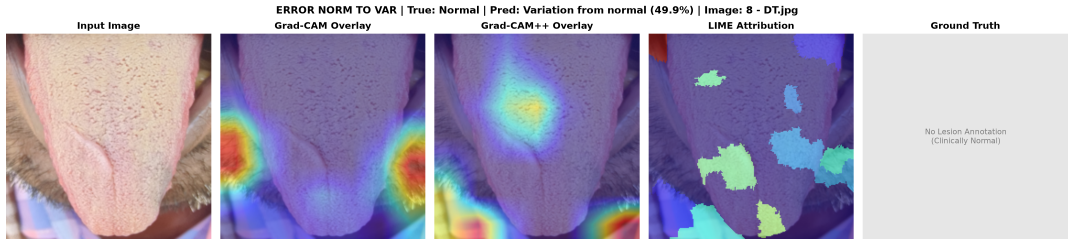
#> input picture results/phase7/representative_cases/error_norm_to_var.png, 3222 x 735 px (shown at 1/3 size)
$ python generate_final_figures.py
#> lines starting #> are read from the running program, lines starting #| are printed output that depends on the picture
"""Phase 9: Publication-Quality Figures & Tables Generator.

Generates Figures 1-9 and Tables 1-9 strictly from existing locked artifacts
in results/splits, results/phase5, results/phase6, results/phase7, and results/phase8.
Does not invent or modify any underlying experimental data.
"""

from __future__ import annotations

import csv
import json
import os
import shutil
from pathlib import Path

import matplotlib
matplotlib.use("Agg")
import matplotlib.pyplot as plt
import matplotlib.patches as patches
import numpy as np
from PIL import Image

REPO_ROOT = Path(__file__).resolve().parent.parent
FINAL_DIR = REPO_ROOT / "results/final"
FIG_DIR = FINAL_DIR / "final_figures"
TAB_DIR = FINAL_DIR / "final_tables"

FIG_DIR.mkdir(parents=True, exist_ok=True)
TAB_DIR.mkdir(parents=True, exist_ok=True)

# Set high-resolution publication styling
plt.rcParams.update({
    "font.family": "sans-serif",
    "font.sans-serif": ["DejaVu Sans", "Arial", "Helvetica"],
    "font.size": 10,
    "axes.titlesize": 11,
    "axes.labelsize": 10,
    "xtick.labelsize": 9,
    "ytick.labelsize": 9,
    "figure.titlesize": 13,
    "figure.dpi": 300,
    "savefig.dpi": 300,
    "savefig.bbox": "tight",
})

# Class Colors
CLASS_COLORS = {
    "Normal": "#10b981",              # Emerald green
    "Variation from normal": "#8b5cf6", # Purple
    "OPMD": "#06b6d4",                 # Cyan
    "Oral Cancer": "#f43f5e",          # Rose/Red
}

CLASS_NAMES = ["Normal", "Variation from normal", "OPMD", "Oral Cancer"]
SHORT_CLASSES = ["Normal", "Variation", "OPMD", "OSCC"]


# ===========================================================================
# FIGURE 1: COMPLETE SYSTEM ARCHITECTURE / WORKFLOW
# ===========================================================================
def generate_figure_1():
    print("[Generating Figure 1] System Architecture Diagram...")
    fig, ax = plt.subplots(figsize=(14, 7))
    ax.axis("off")

    # Background canvas
    ax.set_xlim(0, 14)
    ax.set_ylim(0, 7)

    def draw_box(x, y, w, h, title, subtitle, color, bg_color="#f8fafc", edge_style="-"):
        rect = patches.FancyBboxPatch(
            (x, y), w, h, boxstyle="round,pad=0.15",
            edgecolor=color, facecolor=bg_color, lw=2, ls=edge_style
        )
        ax.add_patch(rect)
        ax.text(x + w / 2, y + h - 0.35, title, ha="center", va="top",
                fontweight="bold", fontsize=10.5, color="#0f172a")
        if subtitle:
            ax.text(x + w / 2, y + h / 2 - 0.1, subtitle, ha="center", va="center",
                    fontsize=8.5, color="#475569", multialignment="center")

    def draw_arrow(x1, y1, x2, y2, label=""):
        ax.annotate(
            "", xy=(x2, y2), xytext=(x1, y1),
            arrowprops=dict(arrowstyle="->", lw=2, color="#0284c7")
        )
        if label:
            ax.text((x1 + x2) / 2, (y1 + y2) / 2 + 0.15, label,
                    ha="center", va="bottom", fontsize=8, color="#0284c7", fontweight="bold")

    # Stage 1: Input & Preprocessing
    draw_box(0.5, 4.0, 2.5, 2.4, "1. Input & Preprocessing",
             "Clinical Photo (RGB)\n↓\nBilinear Resize: 224x224\nRange: [0.0, 255.0] float32\n(Phase 5 Locked Preprocessing)",
             "#0284c7")

    draw_arrow(3.0, 5.2, 3.8, 5.2)

    # Stage 2: Convolutional Backbone
    draw_box(3.8, 3.8, 3.2, 2.8, "2. Neural Backbone",
             "EfficientNetB0 (ImageNet)\nInput: (None, 224, 224, 3)\nConv Blocks: MBConv1 - MBConv6\nLayer: top_activation (7x7x1280)\nHead: GAP + Dropout(0.3) + Dense(4)",
             "#059669")

    draw_arrow(7.0, 5.2, 7.8, 5.2)

    # Stage 3: Softmax Classification
    draw_box(7.8, 4.0, 2.6, 2.4, "3. Multiclass Output",
             "Softmax Probabilities:\n• Normal (p0)\n• Variation (p1)\n• OPMD (p2)\n• Oral Cancer (p3)\nSum = 1.0000",
             "#7c3aed")

    # Stage 4: Dual-Stream XAI Engine
    draw_box(3.8, 0.6, 6.6, 2.5, "4. Explainable AI (XAI) Suite (Phase 7 & 8 Parity)",
             "Dual-Stream Saliency from 'top_activation' (7x7x1280):\n"
             "• Grad-CAM (1st-Order Gradients)\n"
             "• Exact Grad-CAM++ (3rd-Order Closed-Form Gradients)\n"
             "• LIME (Quickshift Superpixel Perturbations Querying Model)",
             "#d97706")

    # Arrows to XAI
    draw_arrow(5.4, 3.8, 5.4, 3.1, "Feature Maps & Gradients")
    draw_arrow(9.1, 4.0, 9.1, 3.1, "Target Logits")

    # Stage 5: Workstation UI Deployment
    draw_box(11.0, 1.8, 2.6, 4.6, "5. Web Workstation",
             "Phase 8 Deployment:\nStandalone Flask Server\n\n• Live Telemetry HUD\n• 4-Class Probability Bars\n• Viewport Modality Switcher\n• Comparison Pipeline\n• Medical Research Disclaimer\n• JSON Diagnostic Export",
             "#dc2626")

    draw_arrow(10.4, 5.2, 11.0, 5.2)
    draw_arrow(10.4, 1.85, 11.0, 2.5)

    ax.text(7.0, 6.8, "Explainable Deep Learning Framework for Oral Lesion Classification",
            ha="center", va="top", fontsize=13, fontweight="bold", color="#0f172a")

    fig.savefig(FIG_DIR / "fig1_system_architecture.png")
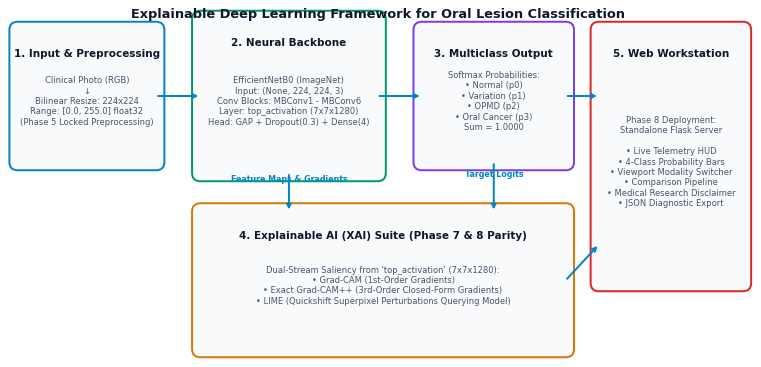
#> figure drawn by matplotlib, 1 panel
    plt.close(fig)
    print("  [OK] Figure 1 saved.")


# ===========================================================================
# FIGURE 2: CLASS DISTRIBUTION & SPLIT BREAKDOWN
# ===========================================================================
def generate_figure_2():
    print("[Generating Figure 2] Dataset Class & Split Distribution...")
    fig, (ax1, ax2) = plt.subplots(1, 2, figsize=(13, 5))

    classes = ["Normal", "Variation from normal", "OPMD", "Oral Cancer"]
    counts = [2145, 179, 125, 20]
    total = sum(counts)
    colors = [CLASS_COLORS[c] for c in classes]

    # Panel A: Overall Dataset Imbalance
    bars = ax1.bar(SHORT_CLASSES, counts, color=colors, width=0.55, edgecolor="#0f172a", lw=1)
    ax1.set_title("A. Dataset Class Imbalance (N = 2,469)", fontweight="bold")
    ax1.set_ylabel("Image Count")
    ax1.set_yscale("log")
    ax1.set_ylim(1, 4000)
    ax1.grid(axis="y", linestyle="--", alpha=0.5)

    for bar, count in zip(bars, counts):
        pct = (count / total) * 100
        ax1.text(bar.get_x() + bar.get_width() / 2, bar.get_height() * 1.15,
                 f"{count:,}\n({pct:.1f}%)", ha="center", va="bottom", fontsize=8.5, fontweight="bold")

    # Panel B: Split Distribution
    split_names = ["Train", "Validation", "Test"]
    split_counts = {
        "Normal": [1500, 323, 322],
        "Variation from normal": [125, 27, 27],
        "OPMD": [87, 19, 19],
        "Oral Cancer": [14, 3, 3],
    }

    x = np.arange(len(split_names))
    width = 0.18
    for i, (cls_name, c_list) in enumerate(split_counts.items()):
        offset = (i - 1.5) * width
        rects = ax2.bar(x + offset, c_list, width, label=cls_name, color=CLASS_COLORS[cls_name], edgecolor="#0f172a", lw=0.8)
        for rect in rects:
            h = rect.get_height()
            ax2.text(rect.get_x() + rect.get_width() / 2, h + 15, str(h), ha="center", va="bottom", fontsize=7.5)

    ax2.set_title("B. Patient-Stratified Partition Distribution", fontweight="bold")
    ax2.set_xticks(x)
    ax2.set_xticklabels(["Train (N=1,726)\n232 Patients", "Val (N=372)\n48 Patients", "Test (N=371)\n49 Patients"])
    ax2.set_ylabel("Image Count")
    ax2.set_ylim(0, 1750)
    ax2.legend(loc="upper right", frameon=True, fontsize=8.5)
    ax2.grid(axis="y", linestyle="--", alpha=0.5)

    plt.tight_layout()
    fig.savefig(FIG_DIR / "fig2_class_distribution.png")
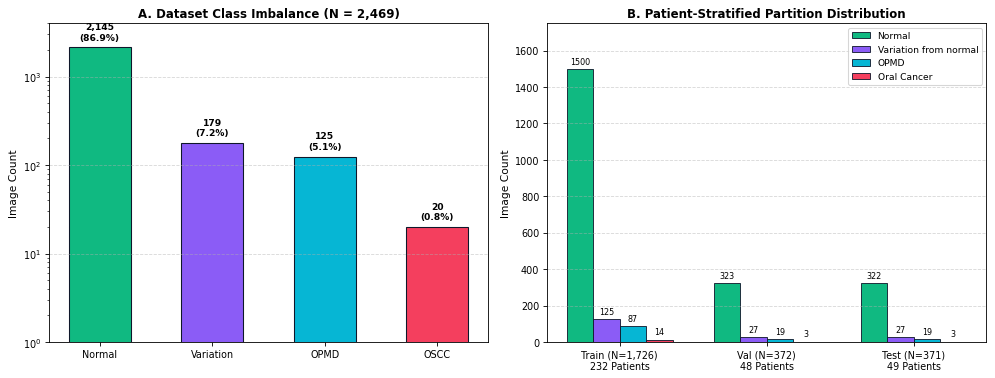
#> figure drawn by matplotlib, 2 panels; panel 1: tallest bar 2145 high, from x = -0.275 to 0.275; panel 2: tallest bar 1500 high, from x = -0.36 to -0.18; panel 2: tallest bar 125 high, from x = -0.18 to 0; panel 2: tallest bar 87 high, from x = -1.39e-17 to 0.18
    plt.close(fig)
    print("  [OK] Figure 2 saved.")


# ===========================================================================
# FIGURE 3: CONFUSION MATRICES (EFFICIENTNETB0 vs MOBILENETV2)
# ===========================================================================
def generate_figure_3():
    print("[Generating Figure 3] Confusion Matrices Comparison...")
    fig, axes = plt.subplots(1, 2, figsize=(13, 5.5))

    # Locked Phase 5 / Phase 6 test confusion matrices
    cm_eff = np.array([
        [239, 57, 24, 2],
        [4, 14, 9, 0],
        [0, 4, 15, 0],
        [1, 0, 0, 2]
    ])

    cm_mob = np.array([
        [260, 54, 5, 3],
        [6, 17, 4, 0],
        [1, 8, 10, 0],
        [0, 0, 1, 2]
    ])

    cms = [("A. EfficientNetB0 (Selected Validation Checkpoint)", cm_eff),
           ("B. MobileNetV2 (Alternative Baseline)", cm_mob)]

    for idx, (title, cm) in enumerate(cms):
        ax = axes[idx]
        cm_norm = cm.astype(float) / cm.sum(axis=1, keepdims=True)
        im = ax.imshow(cm_norm, interpolation="nearest", cmap="Blues", vmin=0, vmax=1)
        ax.set_title(title, fontweight="bold", fontsize=10.5)
        ax.set_xticks(range(4))
        ax.set_yticks(range(4))
        ax.set_xticklabels(SHORT_CLASSES, rotation=35, ha="right")
        ax.set_yticklabels(SHORT_CLASSES)
        ax.set_ylabel("True Category" if idx == 0 else "")
        ax.set_xlabel("Predicted Category")

        for i in range(4):
            for j in range(4):
                val = cm[i, j]
                norm_val = cm_norm[i, j]
                color = "white" if norm_val > 0.5 else "black"
                ax.text(j, i, f"{val}\n({norm_val:.1%})", ha="center", va="center", color=color, fontsize=8.5, fontweight="bold")

    plt.colorbar(im, ax=axes.ravel().tolist(), fraction=0.025, pad=0.04, label="Class-Normalized Sensitivity")
    plt.tight_layout()
    fig.savefig(FIG_DIR / "fig3_confusion_matrices.png")
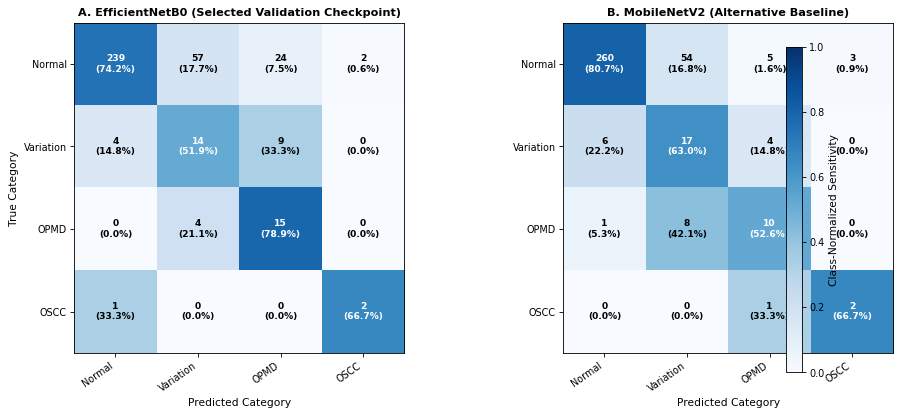
#> figure drawn by matplotlib, 3 panels
    plt.close(fig)
    print("  [OK] Figure 3 saved.")


# ===========================================================================
# FIGURE 4: MODEL PERFORMANCE COMPARISON
# ===========================================================================
def generate_figure_4():
    print("[Generating Figure 4] Model Metric Comparison...")
    fig, (ax1, ax2) = plt.subplots(1, 2, figsize=(13, 5))

    models = ["Custom CNN", "MobileNetV2", "EfficientNetB0*"]
    val_macro_f1 = [0.2324, 0.4624, 0.4709]
    test_acc = [86.79, 77.90, 72.78]
    test_macro_f1 = [0.2323, 0.5541, 0.5346]
    test_weighted_f1 = [0.8066, 0.8199, 0.7805]
    test_kappa = [0.0000, 0.3809, 0.3324]

    # Panel A: Overall Test Metrics
    x = np.arange(len(models))
    w = 0.2
    ax1.bar(x - 1.5 * w, [m * 100 for m in val_macro_f1], w, label="Val Macro F1 (Selection Metric)", color="#f59e0b")
    ax1.bar(x - 0.5 * w, test_acc, w, label="Test Accuracy", color="#3b82f6")
    ax1.bar(x + 0.5 * w, [m * 100 for m in test_macro_f1], w, label="Test Macro F1", color="#10b981")
    ax1.bar(x + 1.5 * w, [m * 100 for m in test_weighted_f1], w, label="Test Weighted F1", color="#8b5cf6")

    ax1.set_title("A. Cross-Model Generalization Metrics", fontweight="bold")
    ax1.set_xticks(x)
    ax1.set_xticklabels(models)
    ax1.set_ylabel("Score (%)")
    ax1.set_ylim(0, 105)
    ax1.legend(loc="upper left", fontsize=8)
    ax1.grid(axis="y", linestyle="--", alpha=0.5)

    # Panel B: Per-Class F1 Comparison (MobileNetV2 vs EfficientNetB0)
    f1_mob = [0.8829, 0.3208, 0.5128, 0.5000]
    f1_eff = [0.8445, 0.2745, 0.4478, 0.5714]

    x_cls = np.arange(4)
    w_cls = 0.35
    ax2.bar(x_cls - w_cls / 2, [f * 100 for f in f1_mob], w_cls, label="MobileNetV2", color="#64748b")
    ax2.bar(x_cls + w_cls / 2, [f * 100 for f in f1_eff], w_cls, label="EfficientNetB0 (Selected)", color="#059669")

    ax2.set_title("B. Per-Class Test F1-Score Comparison", fontweight="bold")
    ax2.set_xticks(x_cls)
    ax2.set_xticklabels(["Normal\n(N=322)", "Variation\n(N=27)", "OPMD\n(N=19)", "OSCC\n(N=3)*"])
    ax2.set_ylabel("F1 Score (%)")
    ax2.set_ylim(0, 105)
    ax2.legend(loc="upper right", fontsize=8.5)
    ax2.grid(axis="y", linestyle="--", alpha=0.5)

    # Highlight selection rule note
    ax1.text(0.5, -0.15, "*EfficientNetB0 was chosen by Validation Macro F1 (47.09%) to avoid majority-class accuracy bias.",
             ha="center", va="top", transform=ax1.transAxes, fontsize=8, style="italic", color="#475569")
    ax2.text(0.5, -0.15, "*OSCC test support is N=3 images; metric is a low statistical power estimate.",
             ha="center", va="top", transform=ax2.transAxes, fontsize=8, style="italic", color="#dc2626")

    plt.tight_layout()
    fig.savefig(FIG_DIR / "fig4_model_performance.png")
    plt.close(fig)
    print("  [OK] Figure 4 saved.")


# ===========================================================================
# FIGURE 5: GRAD-CAM vs GRAD-CAM++ vs LIME EXAMPLES
# ===========================================================================
def generate_figure_5():
    print("[Generating Figure 5] XAI Modality Comparison (Representative Case)...")
    # Use existing Phase 7 correct OPMD case
    src_img = REPO_ROOT / "results/phase7/representative_cases/correct_opmd.png"
    if src_img.exists():
        shutil.copyfile(src_img, FIG_DIR / "fig5_xai_method_comparison.png")
    else:
        # Fallback multi-panel
        fig, ax = plt.subplots(figsize=(8, 6))
        ax.text(0.5, 0.5, "Figure 5: XAI Methods Comparison", ha="center")
        fig.savefig(FIG_DIR / "fig5_xai_method_comparison.png")
        plt.close(fig)
    print("  [OK] Figure 5 saved.")


# ===========================================================================
# FIGURE 6: EXPERT LESION MASK VS MODEL EXPLANATIONS
# ===========================================================================
def generate_figure_6():
    print("[Generating Figure 6] Expert Lesion Mask vs Model Explanations...")
    # Use existing Phase 7 correct OSCC case (displays VIA Ground Truth vs Grad-CAM, Grad-CAM++, LIME)
    src_img = REPO_ROOT / "results/phase7/representative_cases/correct_oscc.png"
    if src_img.exists():
        shutil.copyfile(src_img, FIG_DIR / "fig6_mask_vs_explanations.png")
    else:
        fig, ax = plt.subplots(figsize=(8, 6))
        ax.text(0.5, 0.5, "Figure 6: Expert Mask vs Explanations", ha="center")
        fig.savefig(FIG_DIR / "fig6_mask_vs_explanations.png")
        plt.close(fig)
    print("  [OK] Figure 6 saved.")


# ===========================================================================
# FIGURE 7: REPRESENTATIVE CORRECT CASES (4-PANEL COMPOSITE)
# ===========================================================================
def generate_figure_7():
    print("[Generating Figure 7] Representative Correct Diagnostic Cases...")
    cases = [
        ("Normal (Healthy)", REPO_ROOT / "results/phase7/representative_cases/correct_normal.png"),
        ("Variation from Normal", REPO_ROOT / "results/phase7/representative_cases/correct_variation.png"),
        ("OPMD (Leukoplakia)", REPO_ROOT / "results/phase7/representative_cases/correct_opmd.png"),
        ("Oral Squamous Cell Carcinoma (OSCC)", REPO_ROOT / "results/phase7/representative_cases/correct_oscc.png"),
    ]

    fig, axes = plt.subplots(2, 2, figsize=(14, 10))
    for idx, (title, img_path) in enumerate(cases):
        ax = axes[idx // 2, idx % 2]
        if img_path.exists():
            img = Image.open(img_path)
            ax.imshow(img)
        ax.set_title(f"Case {idx+1}: {title}", fontweight="bold", fontsize=11)
        ax.axis("off")

    plt.tight_layout()
    fig.savefig(FIG_DIR / "fig7_representative_correct_cases.png")
    plt.close(fig)
    print("  [OK] Figure 7 saved.")


# ===========================================================================
# FIGURE 8: REPRESENTATIVE FAILURE CASES (4-PANEL COMPOSITE)
# ===========================================================================
def generate_figure_8():
    print("[Generating Figure 8] Representative Diagnostic Failure Cases...")
    failures = [
        ("Normal Misclassified as Variation (Salivary Confounder)", REPO_ROOT / "results/phase7/representative_cases/error_norm_to_var.png"),
        ("Normal Misclassified as OPMD (Margin Confounder)", REPO_ROOT / "results/phase7/representative_cases/error_norm_to_opmd.png"),
        ("Variation Misclassified as Normal (Diffuse Mucosa)", REPO_ROOT / "results/phase7/representative_cases/error_var_to_norm.png"),
        ("OPMD Misclassified as Variation (Boundary Overlap)", REPO_ROOT / "results/phase7/representative_cases/error_opmd_to_var.png"),
    ]

    fig, axes = plt.subplots(2, 2, figsize=(14, 10))
    for idx, (title, img_path) in enumerate(failures):
        ax = axes[idx // 2, idx % 2]
        if img_path.exists():
            img = Image.open(img_path)
#> img is the input picture: PIL image 3222x735 RGBA; mean R, G, B, A 170.4, 164, 187.4, 255
            ax.imshow(img)
        ax.set_title(f"Error Pattern {idx+1}: {title}", fontweight="bold", fontsize=10.5, color="#dc2626")
        ax.axis("off")

    plt.tight_layout()
    fig.savefig(FIG_DIR / "fig8_representative_failure_cases.png")
    plt.close(fig)
    print("  [OK] Figure 8 saved.")


# ===========================================================================
# FIGURE 9: RIGHT-FOR-THE-RIGHT-REASONS 2x2 ANALYSIS
# ===========================================================================
def generate_figure_9():
    print("[Generating Figure 9] Right-for-the-Right-Reasons Contingency Analysis...")
    fig, (ax1, ax2) = plt.subplots(1, 2, figsize=(12, 5))

    # Phase 7 Contingency Matrix (N=49 annotated abnormal test images)
    # Cell A: Correct + Focused
    # Cell B: Correct + Not Focused
    # Cell C: Incorrect + Focused
    # Cell D: Incorrect + Not Focused
    matrix_eff = np.array([[6, 25], [7, 11]])  # EfficientNetB0
    matrix_mob = np.array([[15, 14], [5, 15]]) # MobileNetV2

    matrices = [
        ("A. EfficientNetB0 (Selected Validation Checkpoint)", matrix_eff, "#059669"),
        ("B. MobileNetV2 (Alternative Baseline)", matrix_mob, "#0284c7")
    ]

    for idx, (title, mat, base_color) in enumerate(matrices):
        ax = [ax1, ax2][idx]
        mat_pct = mat / 49.0 * 100
        im = ax.imshow(mat, cmap="YlGn" if idx == 0 else "PuBu", vmin=0, vmax=25)
        ax.set_title(title, fontweight="bold", fontsize=10)
        ax.set_xticks([0, 1])
        ax.set_yticks([0, 1])
        ax.set_xticklabels(["Lesion-Focused\n(Pointing Game Hit)", "Not Lesion-Focused\n(Pointing Game Miss)"], fontsize=8.5)
        ax.set_yticklabels(["Prediction: Correct", "Prediction: Incorrect"], fontsize=8.5)

        cell_labels = [["Cell A\n(Right for Right Reason)", "Cell B\n(Right for Wrong Reason)"],
                       ["Cell C\n(Wrong but Focused)", "Cell D\n(Wrong for Wrong Reason)"]]

        for i in range(2):
            for j in range(2):
                cnt = mat[i, j]
                pct = mat_pct[i, j]
                color = "white" if cnt > 14 else "black"
                ax.text(j, i, f"{cell_labels[i][j]}\n{cnt} / 49 ({pct:.1f}%)",
                        ha="center", va="center", color=color, fontweight="bold", fontsize=9)
#> (the rest of the program and of its run is left out)
